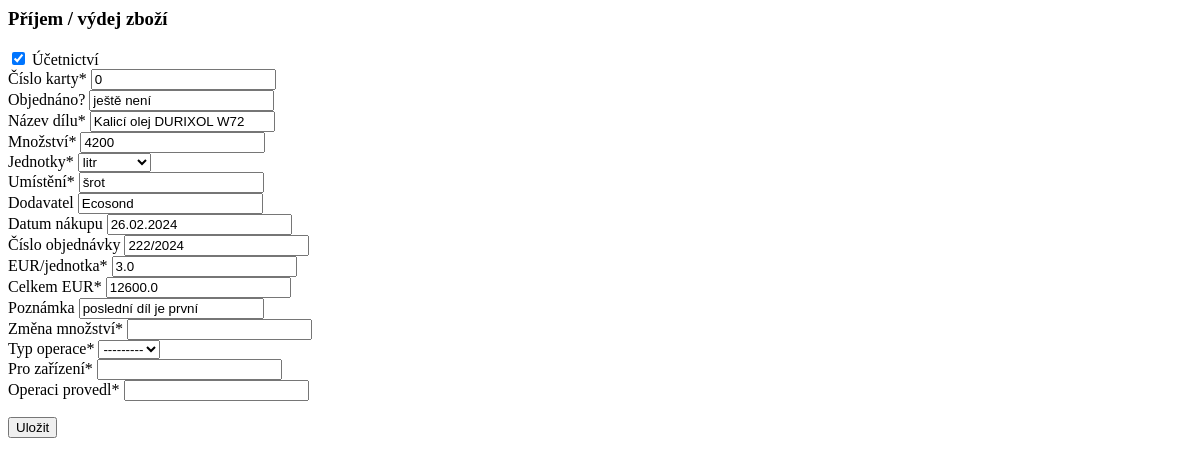
Before: /sklad/1/create_audit_log/ (signed in) with the older database file.
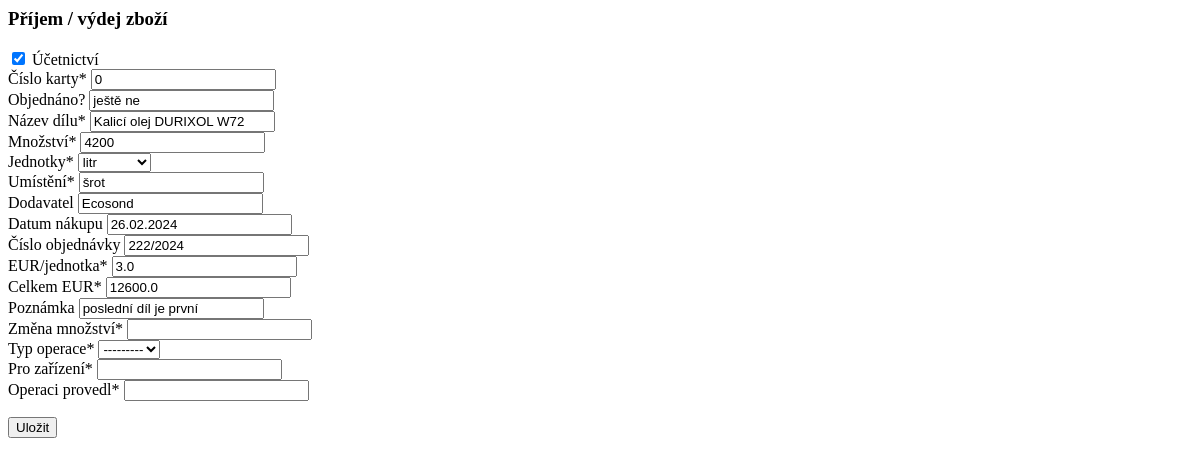
After: the same page with the newer database file.
### hpm_sklad/models.py (models this page shows, shortened)
class Sklad(models.Model):
    JEDNOTKY_CHOICES = [
        ('ks', 'kus'),
        ('kg', 'kilogram'),
        ('par', 'pár'),
        ('l', 'litr'),
        ('m', 'metr'),
        ('baleni', 'balení'),
    ]
    evidencni_cislo = models.AutoField(primary_key=True, verbose_name="Evidenční číslo")
    interne_cislo = models.IntegerField(null=True, verbose_name="Číslo karty")
    objednano = models.CharField(max_length=100, null=True, blank=True, verbose_name="Objednáno?")
    nazev_dilu = models.CharField(max_length=100, verbose_name="Název dílu")
    min_mnozstvi_ks = models.PositiveIntegerField(default=0, verbose_name="Minimum")
    mnozstvi_ks_m_l = models.IntegerField(default=0, validators=[MinValueValidator(0)], verbose_name="Množství")
    jednotky = models.CharField(max_length=10, choices=JEDNOTKY_CHOICES, default='ks', verbose_name="Jednotky")
    umisteni = models.CharField(max_length=25, verbose_name="Umístění")
    dodavatel = models.CharField(max_length=70, null=True, blank=True, verbose_name="Dodavatel")
    datum_nakupu = models.DateField(null=True, blank=True, verbose_name="Datum nákupu")
    cislo_objednavky = models.CharField(max_length=20, null=True, blank=True, verbose_name="Číslo objednávky")
    jednotkova_cena_eur = models.FloatField(default=0.0, validators=[MinValueValidator(0.0)], verbose_name="EUR/jednotka")
    celkova_cena_eur = models.FloatField(default=0.0, validators=[MinValueValidator(0.0)], verbose_name="Celkem EUR")
    poznamka = models.CharField(null=True, blank=True, max_length=200, verbose_name="Poznámka")
    ucetnictvi = models.BooleanField(default=True, verbose_name="Účetnictví")
    kriticky_dil = models.BooleanField(default=False, verbose_name="Kritický díl")
    hsh = models.BooleanField(default=False, verbose_name="HSH")
    tq8 = models.BooleanField(default=False, verbose_name="TQ8")
    tqf_xl1 = models.BooleanField(default=False, verbose_name="TQF XL1")
    tqf_xl2 = models.BooleanField(default=False, verbose_name="TQF XL2")
    dc_xl = models.BooleanField(default=False, verbose_name="DC XL")
    dac_xl1_2 = models.BooleanField(default=False, verbose_name="DAC XL1-2")
    dl_xl = models.BooleanField(default=False, verbose_name="DL XL")
    dac = models.BooleanField(default=False, verbose_name="DAC")
    lac_1 = models.BooleanField(default=False, verbose_name="LAC 1")
    lac_2 = models.BooleanField(default=False, verbose_name="LAC 2")
    ipsen_ene = models.BooleanField(default=False, verbose_name="IPSEN ENE")
    hsh_ene = models.BooleanField(default=False, verbose_name="HSH ENE")
    xl_ene1 = models.BooleanField(default=False, verbose_name="XL ENE1")
    xl_ene2 = models.BooleanField(default=False, verbose_name="XL ENE2")
    ipsen_w = models.BooleanField(default=False, verbose_name="IPSEN W")
    hsh_w = models.BooleanField(default=False, verbose_name="HSH W")
    kw = models.BooleanField(default=False, verbose_name="KW")
    kw1 = models.BooleanField(default=False, verbose_name="KW 1")
    kw2 = models.BooleanField(default=False, verbose_name="KW 2")
    kw3 = models.BooleanField(default=False, verbose_name="KW 3")
    mikrof = models.BooleanField(default=False, verbose_name="MIKROF")
    history = HistoricalRecords()

### hpm_sklad/views.py (the view)
# urls.py: path('sklad/<pk>/create_audit_log/', views.receipt_form_view, name='create_audit_log'),
@login_required
@permission_required('hpm_sklad.change_sklad', 'hpm_sklad.add_auditlog')
def receipt_form_view(request, pk):
    sklad_instance = get_object_or_404(Sklad, pk=pk)
    if request.method == 'POST':
        sklad_receipt_form = SkladReceiptUpdateForm(request.POST, instance=sklad_instance)
        auditlog_create_form = AuditLogCreateForm(request.POST)
        if sklad_receipt_form.is_valid() and auditlog_create_form.is_valid():
            updated_sklad = sklad_receipt_form.save()
            auditlog_instance = auditlog_create_form.save(commit=False)
            auditlog_instance.evidencni_cislo = updated_sklad.evidencni_cislo
            auditlog_instance.interne_cislo = updated_sklad.interne_cislo
            auditlog_instance.save()
            return redirect('audit_log')
    else:
        sklad_receipt_form = SkladReceiptUpdateForm(instance=sklad_instance)
        auditlog_create_form = AuditLogCreateForm()
    context = {
        'sklad_receipt_form': sklad_receipt_form,
        'auditlog_create_form': auditlog_create_form,
        'object': sklad_instance,
    }
    return render(request, 'hpm_sklad/create_audit_log.html', context)

### hpm_sklad/forms.py
class SkladReceiptUpdateForm(forms.ModelForm):
    class Meta:
        model = Sklad
        fields = [
            "ucetnictvi", "evidencni_cislo", "interne_cislo", "objednano", "nazev_dilu",
            "mnozstvi_ks_m_l", "jednotky", "umisteni", "dodavatel", "datum_nakupu",
            "cislo_objednavky", "jednotkova_cena_eur", "celkova_cena_eur", "poznamka",
            ]
    def __init__(self, *args, **kwargs):
        super(SkladReceiptUpdateForm, self).__init__(*args, **kwargs)
        self.helper = FormHelper(self)
        self.helper.form_class = 'form-grid'
        self.helper.form_method = 'post'
        self.helper.layout = Layout(
            Div(
                *[Field(field) for field in self.Meta.fields],
                css_class='form-column'
            )
        )

### hpm_sklad/templates/hpm_sklad/create_audit_log.html (shortened to what this page needs)
{% load static %}
{% load crispy_forms_tags %}
<h3>Příjem / výdej zboží</h3>
<form method="post" action="{% url 'create_audit_log' object.evidencni_cislo %}" onsubmit="submitForm(event, this)">
    <div class="row">
        <div class="form-column">
            {% crispy sklad_receipt_form %}
        </div>
        <div class="form-column">
            {% crispy auditlog_create_form %}
        </div>
    </div>
    <button type="submit" class="btn btn-primary">Uložit</button>
</form>

Changed rows visible on the page:
changed Sklad "Kalicí olej DURIXOL W72": objednano "ještě není" → "ještě ne"
